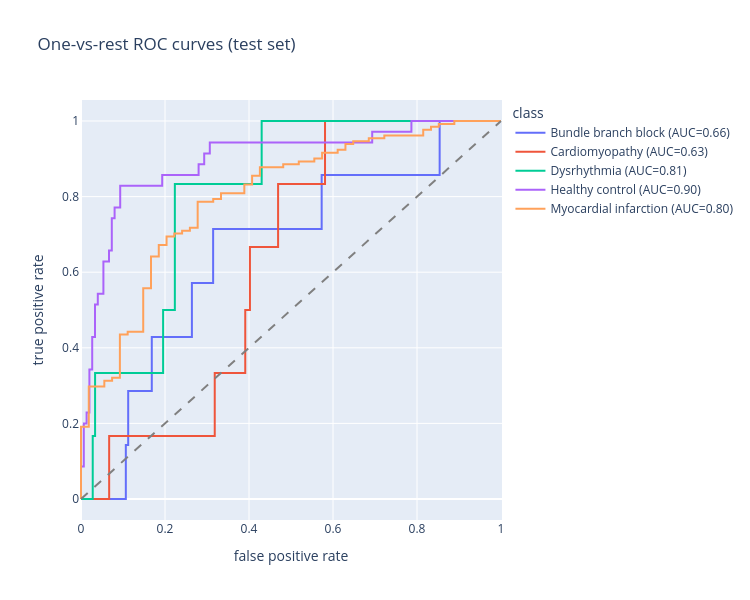

This figure's notebook cell:
### Code cell
# new: one-vs-rest ROC curve and AUC per diagnosis, using the softmax probabilities.
from sklearn.metrics import roc_curve, roc_auc_score
roc_rows = []
for k, label in enumerate(kept_labels):
    y_bin = (y_true_test == k).astype(int)
    if y_bin.min() == y_bin.max():
        continue
    fpr, tpr, _ = roc_curve(y_bin, y_prob_test[:, k])
    auc = roc_auc_score(y_bin, y_prob_test[:, k])
    roc_rows.append(pd.DataFrame({"fpr": fpr, "tpr": tpr, "class": f"{label} (AUC={auc:.2f})"}))
fig_roc = px.line(pd.concat(roc_rows), x="fpr", y="tpr", color="class",
                  title="One-vs-rest ROC curves (test set)",
                  labels={"fpr": "false positive rate", "tpr": "true positive rate"})
fig_roc.add_shape(type="line", x0=0, y0=0, x1=1, y1=1, line=dict(dash="dash", color="grey"))
fig_roc.update_layout(width=750, height=600)
fig_roc.show()

### Figure 1 — Plotly figure (JSON) as saved in the notebook; plotly's stock layout.template omitted (floating-point values rounded to 4 significant figures)
{"data": [{"hovertemplate": "class=Bundle branch block (AUC=0.66)<br>false positive rate=%{x}<br>true positive rate=%{y}<extra></extra>", "legendgroup": "Bundle branch block (AUC=0.66)", "line": {"color": "#636efa", "dash": "solid"}, "marker": {"symbol": "circle"}, "mode": "lines", "name": "Bundle branch block (AUC=0.66)", "orientation": "v", "showlegend": true, "type": "scatter", "x": [0.0, 0.005618, 0.1067, 0.1067, 0.1124, 0.1124, 0.1685, 0.1685, 0.264, 0.264, 0.3146, 0.3146, 0.573, 0.573, 0.8539, 0.8539, 1.0], "xaxis": "x", "y": [0.0, 0.0, 0.0, 0.1429, 0.1429, 0.2857, 0.2857, 0.4286, 0.4286, 0.5714, 0.5714, 0.7143, 0.7143, 0.8571, 0.8571, 1.0, 1.0], "yaxis": "y"}, {"hovertemplate": "class=Cardiomyopathy (AUC=0.63)<br>false positive rate=%{x}<br>true positive rate=%{y}<extra></extra>", "legendgroup": "Cardiomyopathy (AUC=0.63)", "line": {"color": "#EF553B", "dash": "solid"}, "marker": {"symbol": "circle"}, "mode": "lines", "name": "Cardiomyopathy (AUC=0.63)", "orientation": "v", "showlegend": true, "type": "scatter", "x": [0.0, 0.005587, 0.06704, 0.06704, 0.3184, 0.3184, 0.3911, 0.3911, 0.4022, 0.4022, 0.4693, 0.4693, 0.581, 0.581, 1.0], "xaxis": "x", "y": [0.0, 0.0, 0.0, 0.1667, 0.1667, 0.3333, 0.3333, 0.5, 0.5, 0.6667, 0.6667, 0.8333, 0.8333, 1.0, 1.0], "yaxis": "y"}, {"hovertemplate": "class=Dysrhythmia (AUC=0.81)<br>false positive rate=%{x}<br>true positive rate=%{y}<extra></extra>", "legendgroup": "Dysrhythmia (AUC=0.81)", "line": {"color": "#00cc96", "dash": "solid"}, "marker": {"symbol": "circle"}, "mode": "lines", "name": "Dysrhythmia (AUC=0.81)", "orientation": "v", "showlegend": true, "type": "scatter", "x": [0.0, 0.005587, 0.02793, 0.02793, 0.03352, 0.03352, 0.1955, 0.1955, 0.2235, 0.2235, 0.4302, 0.4302, 1.0], "xaxis": "x", "y": [0.0, 0.0, 0.0, 0.1667, 0.1667, 0.3333, 0.3333, 0.5, 0.5, 0.8333, 0.8333, 1.0, 1.0], "yaxis": "y"}, {"hovertemplate": "class=Healthy control (AUC=0.90)<br>false positive rate=%{x}<br>true positive rate=%{y}<extra></extra>", "legendgroup": "Healthy control (AUC=0.90)", "line": {"color": "#ab63fa", "dash": "solid"}, "marker": {"symbol": "circle"}, "mode": "lines", "name": "Healthy control (AUC=0.90)", "orientation": "v", "showlegend": true, "type": "scatter", "x": [0.0, 0.0, 0.0, 0.006667, 0.006667, 0.01333, 0.01333, 0.02, 0.02, 0.02667, 0.02667, 0.03333, 0.03333, 0.04, 0.04, 0.05333, 0.05333, 0.06667, 0.06667, 0.07333, 0.07333, 0.08, 0.08, 0.09333, 0.09333, 0.1933, 0.1933, 0.28, 0.28, 0.2933, 0.2933, 0.3067, 0.3067, 0.6933, 0.6933, 0.7867, 0.7867, 1.0], "xaxis": "x", "y": [0.0, 0.02857, 0.08571, 0.08571, 0.2, 0.2, 0.2286, 0.2286, 0.3429, 0.3429, 0.4286, 0.4286, 0.5143, 0.5143, 0.5429, 0.5429, 0.6286, 0.6286, 0.6571, 0.6571, 0.7429, 0.7429, 0.7714, 0.7714, 0.8286, 0.8286, 0.8571, 0.8571, 0.8857, 0.8857, 0.9143, 0.9143, 0.9429, 0.9429, 0.9714, 0.9714, 1.0, 1.0], "yaxis": "y"}, {"hovertemplate": "class=Myocardial infarction (AUC=0.80)<br>false positive rate=%{x}<br>true positive rate=%{y}<extra></extra>", "legendgroup": "Myocardial infarction (AUC=0.80)", "line": {"color": "#FFA15A", "dash": "solid"}, "marker": {"symbol": "circle"}, "mode": "lines", "name": "Myocardial infarction (AUC=0.80)", "orientation": "v", "showlegend": true, "type": "scatter", "x": [0.0, 0.0, 0.0, 0.01852, 0.01852, 0.05556, 0.05556, 0.07407, 0.07407, 0.09259, 0.09259, 0.1111, 0.1111, 0.1481, 0.1481, 0.1667, 0.1667, 0.1852, 0.1852, 0.2037, 0.2037, 0.2222, 0.2222, 0.2407, 0.2407, 0.2593, 0.2593, 0.2778, 0.2778, 0.3148, 0.3148, 0.3333, 0.3333, 0.3889, 0.3889, 0.4074, 0.4074, 0.4259, 0.4259, 0.4815, 0.4815, 0.5185, 0.5185, 0.5556, 0.5556, 0.5741, 0.5741, 0.6111, 0.6111, 0.6296, 0.6296, 0.6481, 0.6481, 0.6852, 0.6852, 0.7222, 0.7222, 0.8148, 0.8148, 0.8333, 0.8333, 0.8519, 0.8519, 0.8889, 0.8889, 1.0], "xaxis": "x", "y": [0.0, 0.007634, 0.1908, 0.1908, 0.2977, 0.2977, 0.313, 0.313, 0.3206, 0.3206, 0.4351, 0.4351, 0.4427, 0.4427, 0.5573, 0.5573, 0.6412, 0.6412, 0.6718, 0.6718, 0.6947, 0.6947, 0.7023, 0.7023, 0.7099, 0.7099, 0.7176, 0.7176, 0.7863, 0.7863, 0.7939, 0.7939, 0.8092, 0.8092, 0.8321, 0.8321, 0.855, 0.855, 0.8779, 0.8779, 0.8855, 0.8855, 0.8931, 0.8931, 0.9008, 0.9008, 0.916, 0.916, 0.9237, 0.9237, 0.9389, 0.9389, 0.9466, 0.9466, 0.9542, 0.9542, 0.9618, 0.9618, 0.9771, 0.9771, 0.9847, 0.9847, 0.9924, 0.9924, 1.0, 1.0], "yaxis": "y"}], "layout": {"height": 600, "legend": {"title": {"text": "class"}, "tracegroupgap": 0}, "shapes": [{"line": {"color": "grey", "dash": "dash"}, "type": "line", "x0": 0, "x1": 1, "y0": 0, "y1": 1}], "title": {"text": "One-vs-rest ROC curves (test set)"}, "width": 750, "xaxis": {"anchor": "y", "domain": [0, 1], "title": {"text": "false positive rate"}}, "yaxis": {"anchor": "x", "domain": [0, 1], "title": {"text": "true positive rate"}}}}
